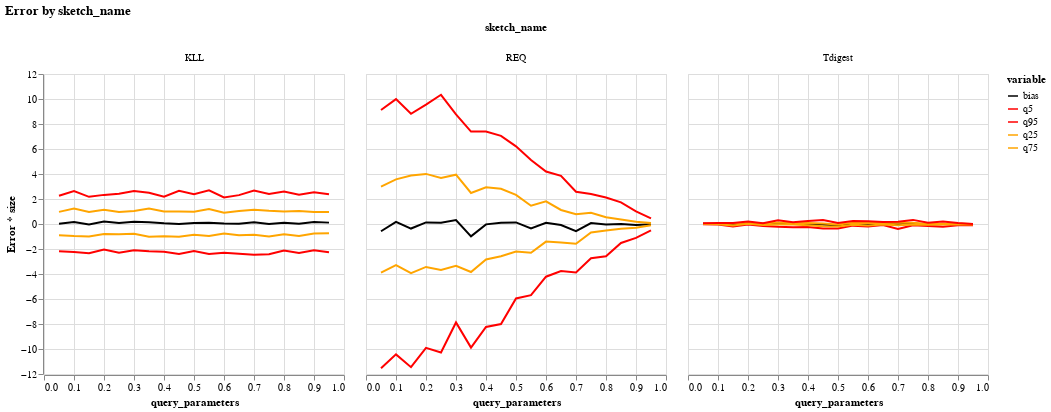

The cell this chart's notebook holds for it:
### Code cell
(chart, aggdat) = plotExperimentResults(dat[dat['query'] == 'cdf'], x='query_parameters', unit=None, 
                                        column='sketch_name',normalize_by='sketch_size', 
                                        normalize_by_sqrt=False)
chart.configure_view(continuousWidth=300,continuousHeight=300)

### Figure 1 — Vega-Lite specification as saved in the notebook (floating-point values rounded to 4 significant figures; data arrays with more than 128 entries replaced by an {"elided": "..."} marker saying what was removed)
{"config": {"view": {"continuousWidth": 300, "continuousHeight": 300}}, "data": {"name": "data-460b523708ef7c9ae7c5bb41d81a188e"}, "facet": {"column": {"type": "nominal", "field": "sketch_name"}}, "spec": {"mark": "line", "encoding": {"color": {"type": "nominal", "field": "variable", "scale": {"domain": ["bias", "q5", "q95", "q25", "q75"], "range": ["black", "red", "red", "orange", "orange"]}}, "detail": {"type": "nominal", "field": "variable"}, "x": {"type": "quantitative", "field": "query_parameters"}, "y": {"type": "quantitative", "axis": {"title": "Error * size"}, "field": "value"}}}, "title": "Error by sketch_name", "$schema": "https://vega.github.io/schema/vega-lite/v4.8.1.json", "datasets": {"data-460b523708ef7c9ae7c5bb41d81a188e": {"elided": "342 records"}}}
